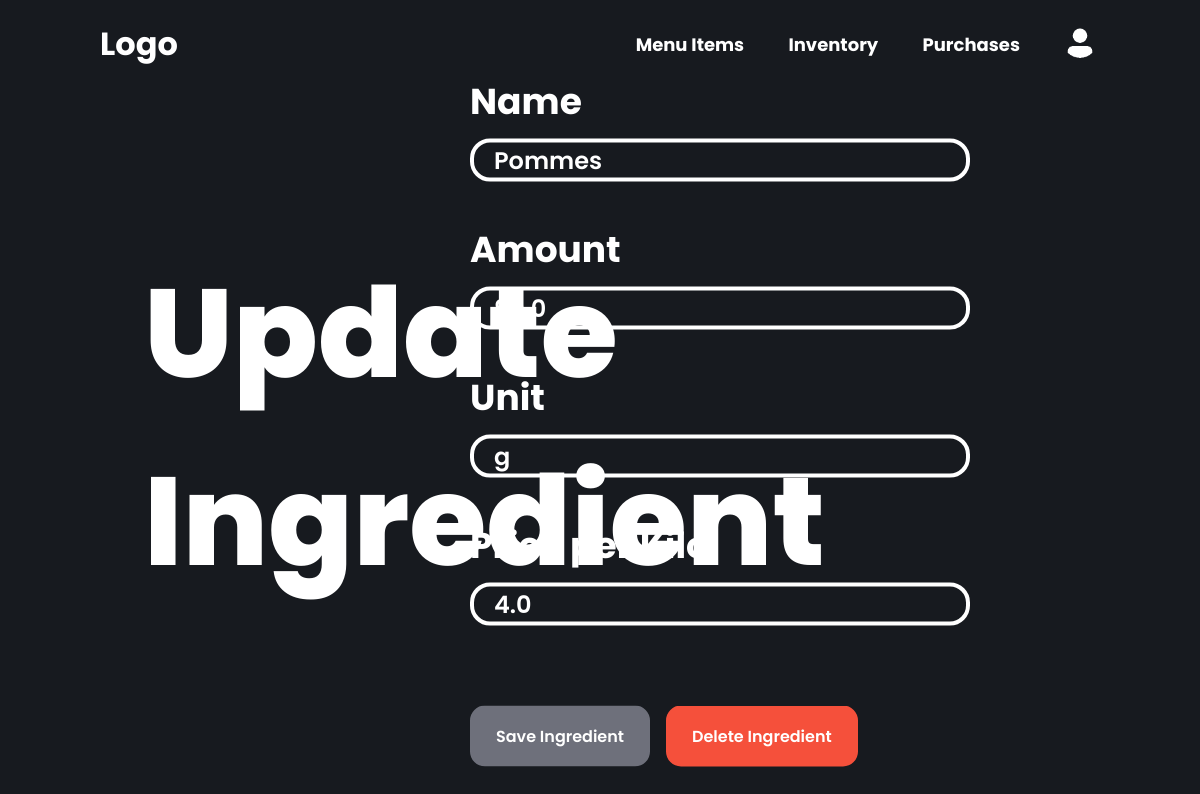
The app's page /ingredients/3 (signed in), older data.
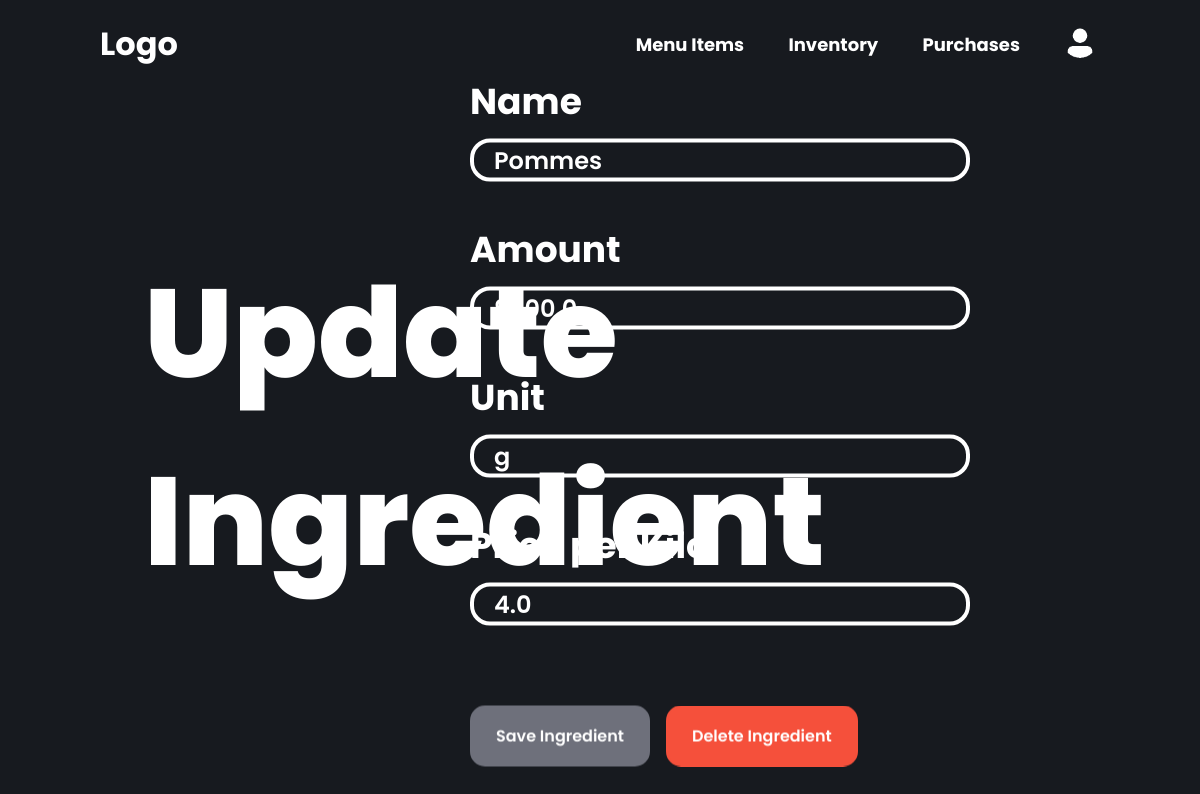
The same page, newer data.
### restaurant/models.py (models this page shows, shortened)
class Ingredient(models.Model):
    UNIT_CHOICES = [
        ("g", "Gramm")
    ]
    ingredient_name = models.CharField(max_length=100, blank=False)
    ingredient_amount = models.FloatField(default=0, blank=False)
    ingredient_unit = models.CharField(max_length=30, choices=UNIT_CHOICES)
    price_per_kilo = models.FloatField(default=0, null=True, blank=False)

### restaurant/views.py (the view)
# urls.py: path('ingredients/<int:pk>', views.ingredient_update, name='ingredient_update'),
@login_required
def ingredient_update(request, pk):
    objects = Ingredient.objects.get(pk=pk)
    context = {"form": InventoryUpdateForm, "fields": objects, "pk": pk}
    if request.method == 'POST':
        form = InventoryUpdateForm(request.POST)
        if form.is_valid():
            for field_name, value in request.POST.items():
                setattr(objects, field_name, value)
            objects.save()
    return render(request, 'inventory_update_form.html', context)

### templates/inventory_update_form.html (shortened to what this page needs)
{% extends 'base.html' %}
{% block content %}
<h1 class="site--heading">Update<br>Ingredient</h1>
<div class="ingredient-form-container">
  <div class="form--form--container">
    <form id="ingredient-form" action="" method="POST">
      <p>
        <label class="form--heading" for="id_ingredient_name">Name</label>
        <input class="form--inputbox" type="text" name="ingredient_name" maxlength="100" required="" id="id_ingredient_name" value="{{fields.ingredient_name}}">
      </p>
      <p>
        <label class="form--heading" for="id_ingredient_amount">Amount</label>
        <input class="form--inputbox" type="number" name="ingredient_amount" step="any" required="" id="id_ingredient_amount" value="{{fields.ingredient_amount}}">
      </p>
      <p>
        <label class="form--heading" for="id_ingredient_unit">Unit</label>
        <input class="form--inputbox" type="text" name="ingredient_unit" maxlength="50" required="" id="id_ingredient_unit" value="{{fields.ingredient_unit}}" readonly>
      </p>
      <p>
        <label class="form--heading" for="id_price_per_kilo">Price per Kilo</label>
        <input class="form--inputbox" type="number" name="price_per_kilo" step="any" required="" id="id_price_per_kilo" value="{{fields.price_per_kilo}}">
      </p>
      <div class="form--button--container">
        <input class="form--submitbutton" type="submit" value="Save Ingredient" disabled/>
        <a href="{% url 'ingredient_delete' pk %}" class="entry--deletebutton">Delete Ingredient</a>
      </div>
    </form>
  </div>
</div>
{% endblock %}

Row changes from the older to the newer data that the page shows:
changed Ingredient "Pommes": ingredient_amount "90.0" → "9800.0"
